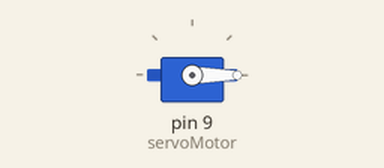
Recording of a sketch running on a simulated Arduino Uno, built with avr-gcc and run on an emulated ATmega328P. Parts: servo.

Above: at 0.1 s.
At 3.1 s:
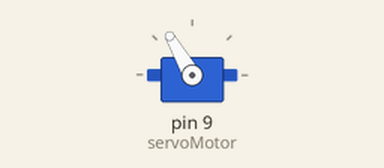
Timing chart, 0 to 4.6 s (numbered marks = the images above):
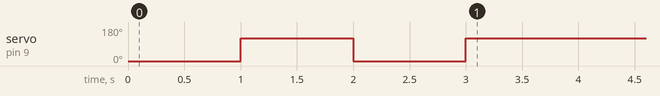

The sketch:

servo_basic.ino
```cpp
// (licence header left out)
#include <Servo.h>
Servo servoMotor;

void setup() {
  servoMotor.attach(9);
  servoMotor.write(0);
  delay(1000);
  servoMotor.write(120);
  delay(1000);
  servoMotor.write(0);
  delay(1000);
  servoMotor.write(120);
  delay(1000);
}

void loop() {
  // Empty — movements executed in setup()
}
```
